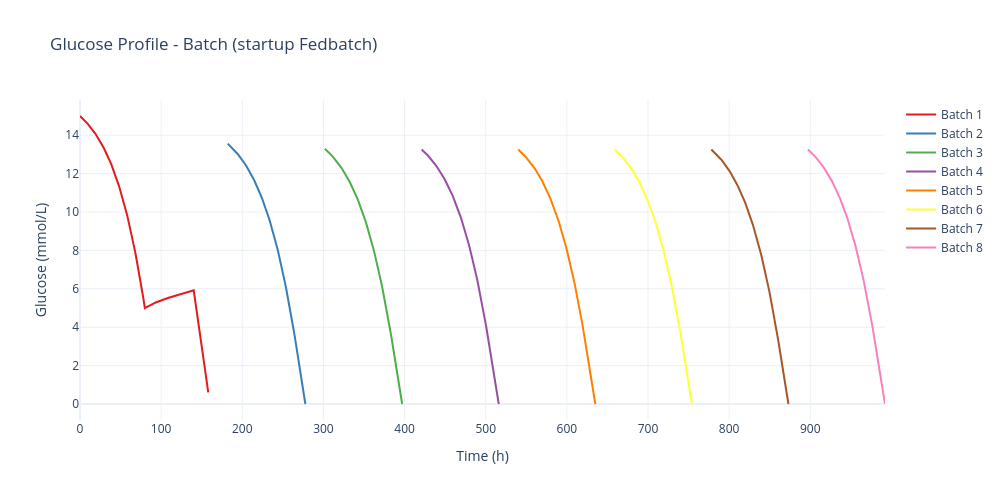

Source (notebook cell):
### Code cell
fig_list = sim.data.plot_profiles()
glucose_profile = fig_list[1]
glucose_profile.show()

### Figure 1 — Plotly figure (JSON) as saved in the notebook; plotly's stock layout.template omitted (floating-point values rounded to 4 significant figures; data arrays with more than 128 entries replaced by an {"elided": "..."} marker saying what was removed)
{"data": [{"hovertemplate": "Time: %{x:.1f} h<br>Glucose (mmol/L): %{y:.2f}<extra></extra>", "line": {"color": "rgb(228,26,28)", "width": 2}, "mode": "lines", "name": "Batch 1", "type": "scatter", "x": {"elided": "207 float values"}, "y": {"elided": "207 float values"}}, {"hovertemplate": "Time: %{x:.1f} h<br>Glucose (mmol/L): %{y:.2f}<extra></extra>", "line": {"color": "rgb(55,126,184)", "width": 2}, "mode": "lines", "name": "Batch 2", "type": "scatter", "x": {"elided": "150 float values"}, "y": {"elided": "150 float values"}}, {"hovertemplate": "Time: %{x:.1f} h<br>Glucose (mmol/L): %{y:.2f}<extra></extra>", "line": {"color": "rgb(77,175,74)", "width": 2}, "mode": "lines", "name": "Batch 3", "type": "scatter", "x": {"elided": "154 float values"}, "y": {"elided": "154 float values"}}, {"hovertemplate": "Time: %{x:.1f} h<br>Glucose (mmol/L): %{y:.2f}<extra></extra>", "line": {"color": "rgb(152,78,163)", "width": 2}, "mode": "lines", "name": "Batch 4", "type": "scatter", "x": {"elided": "153 float values"}, "y": {"elided": "153 float values"}}, {"hovertemplate": "Time: %{x:.1f} h<br>Glucose (mmol/L): %{y:.2f}<extra></extra>", "line": {"color": "rgb(255,127,0)", "width": 2}, "mode": "lines", "name": "Batch 5", "type": "scatter", "x": {"elided": "159 float values"}, "y": {"elided": "159 float values"}}, {"hovertemplate": "Time: %{x:.1f} h<br>Glucose (mmol/L): %{y:.2f}<extra></extra>", "line": {"color": "rgb(255,255,51)", "width": 2}, "mode": "lines", "name": "Batch 6", "type": "scatter", "x": {"elided": "152 float values"}, "y": {"elided": "152 float values"}}, {"hovertemplate": "Time: %{x:.1f} h<br>Glucose (mmol/L): %{y:.2f}<extra></extra>", "line": {"color": "rgb(166,86,40)", "width": 2}, "mode": "lines", "name": "Batch 7", "type": "scatter", "x": {"elided": "159 float values"}, "y": {"elided": "159 float values"}}, {"hovertemplate": "Time: %{x:.1f} h<br>Glucose (mmol/L): %{y:.2f}<extra></extra>", "line": {"color": "rgb(247,129,191)", "width": 2}, "mode": "lines", "name": "Batch 8", "type": "scatter", "x": {"elided": "154 float values"}, "y": {"elided": "154 float values"}}], "layout": {"font": {"size": 12}, "height": 500, "hovermode": "x unified", "title": {"text": "Glucose Profile - Batch (startup Fedbatch)"}, "width": 1000, "xaxis": {"title": {"text": "Time (h)"}}, "yaxis": {"title": {"text": "Glucose (mmol/L)"}}}}
